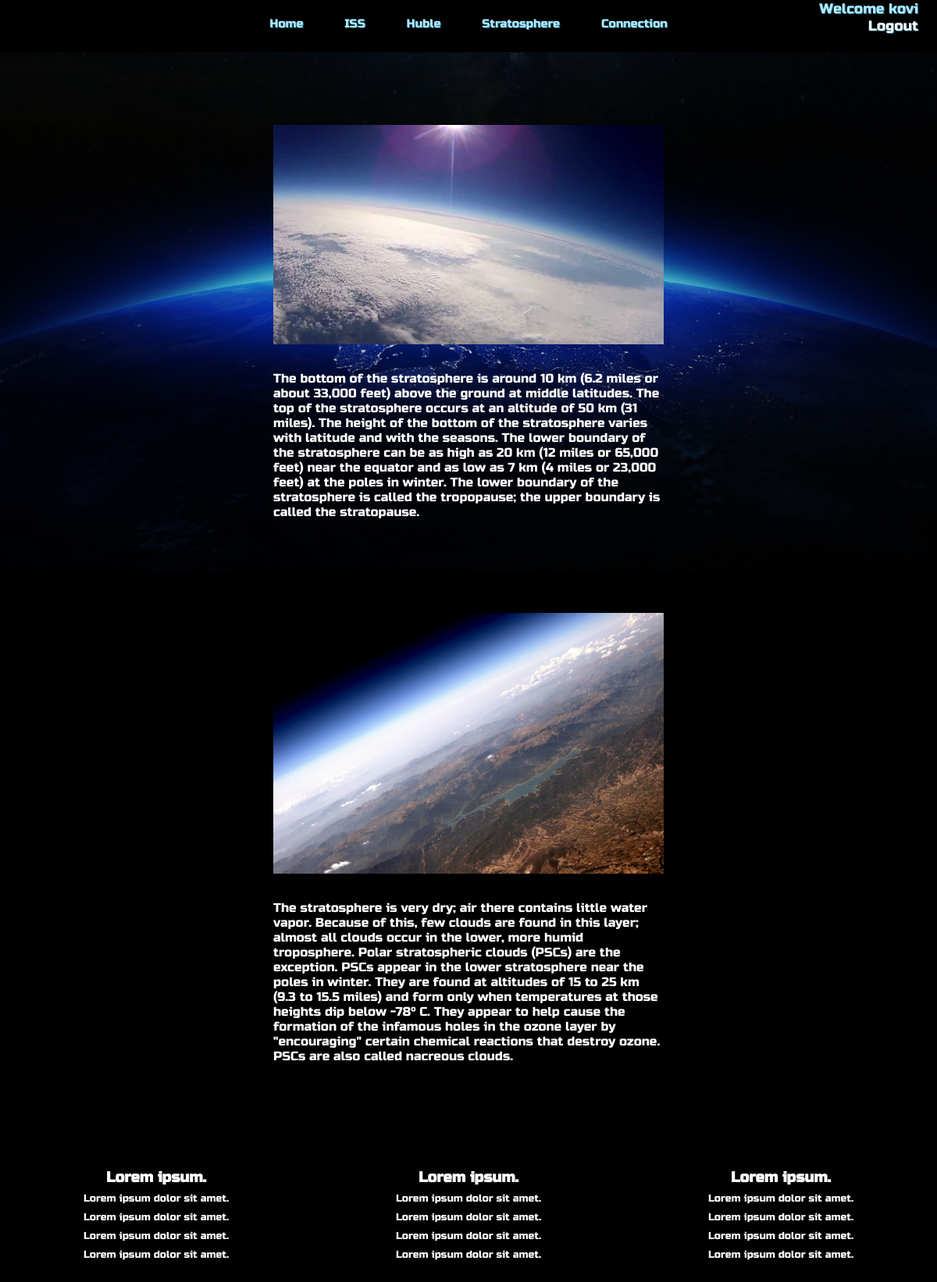
/stratosphere.php (signed in), run on the app's committed database.
### tables this page shows
CREATE TABLE IF NOT EXISTS `stratosphere` (
  `id` int(11) NOT NULL AUTO_INCREMENT,
  `img_name` varchar(50) NOT NULL,
  `text` text NOT NULL,
  PRIMARY KEY (`id`)
);

### stratosphereInfo.php (called while the page is built, shortened)
<?php
require_once './dbConn.php';
$result = mysqli_query($conn, "SELECT * FROM stratosphere");
    if(mysqli_num_rows($result) > 0)
    {
        $rows = mysqli_fetch_all($result);
    }

### stratosphere.php (the view, shortened to what this page needs)
<?php
require_once './stratosphereInfo.php';
?>
<!DOCTYPE html>
<html lang="hu">
<head>
    <link rel="stylesheet" href="assets/css/index.css">
    <link rel="stylesheet" href="assets/css/contact.css">
    <link rel="stylesheet" href="assets/css/stratosphere.css">
</head>
<body>
    <?php if(isset($_SESSION['felhasznalo']['id'])){ ?>
    <header>
        <div class="header-wrapper">
            <nav>
                <a href="./index.php">Home</a>
                <a href="./iss.php">ISS</a>
                <a href="./hubble.php">Huble</a>
                <a href="#">Stratosphere</a>
                <a href="./contact.php">Connection</a>
            </nav>
            <div class="logout">
                <p>Welcome <?php print($_SESSION['felhasznalo']['username']); ?></p>
                <a class="submit" href="./logout.php">Logout</a>
            </div>
        </div>
    </header>
    <main>
    <?php
        if(isset($rows))
       {
           foreach($rows as $key => $row)
          {
    ?>
   <div class="stratosphere_cards">
        <div class="card">
            <img src="./assets/img/<?php print($row[1]);?>.jpg" alt="Iss station">
            <p> <?php print($row[2]); ?></p>
        </div>
   </div>
   <?php
      }
   }
    ?>
    </main>
    <footer>
        <div class="footer-wrapper">
            <div class="footer-box">
                <ul>
                    <li>
                        <h3>Lorem ipsum.</h3>
                    </li>
                    <li><a href="">Lorem ipsum dolor sit amet.</a></li>
                    <li><a href="">Lorem ipsum dolor sit amet.</a></li>
                    <li><a href="">Lorem ipsum dolor sit amet.</a></li>
                    <li><a href="">Lorem ipsum dolor sit amet.</a></li>
                </ul>
            </div>
            <div class="footer-box">
                <ul>
                    <li>
                        <h3>Lorem ipsum.</h3>
                    </li>
                    <li><a href="">Lorem ipsum dolor sit amet.</a></li>
                    <li><a href="">Lorem ipsum dolor sit amet.</a></li>
                    <li><a href="">Lorem ipsum dolor sit amet.</a></li>
                    <li><a href="">Lorem ipsum dolor sit amet.</a></li>
                </ul>
            </div>
            <div class="footer-box">
                <ul>
                    <li>
                        <h3>Lorem ipsum.</h3>
                    </li>
                    <li><a href="">Lorem ipsum dolor sit amet.</a></li>
                    <li><a href="">Lorem ipsum dolor sit amet.</a></li>
                    <li><a href="">Lorem ipsum dolor sit amet.</a></li>
                    <li><a href="">Lorem ipsum dolor sit amet.</a></li>
                </ul>
            </div>
        </div>
    </footer>
    <?php
    }else{
        print('a megtekintéshez jelentkezzen be!');
    }
    ?>
</body></html>

### assets/css/index.css (style rules this page uses)
* { margin: 0; padding: 0; font-family: 'Russo One', sans-serif; color: #000; }
body { background-color: #000000; }
.header-wrapper { max-width: 100%; height: 800; position: relative; }
nav { position: absolute; margin-left: auto; margin-right: auto; left: 0; right: 0; top: 20px; text-align: center; height: 30px; }
nav a { margin: 10% 2%; font-size: 15px; text-shadow: 1px 1px #236D89; text-decoration: none; color: #AEE9FF; transition-property: all; transition-duration: 4s; }
.logout { position: absolute; display: flex; flex-wrap: wrap; text-align: end; width: auto; top: 5%; right: 2%; font-size: 18px; text-shadow: 1px 1px #236D89; text-decoration: none; color: #AEE9FF; }
.logout p, .logout a { width: 100%; font-size: 18px; text-shadow: 1px 1px #236D89; text-decoration: none; color: #AEE9FF; }
.logout a { color: #fff; }
.card:nth-child(odd) { max-width: 500px; height: 100%; margin: 10% auto; }
.card img { max-width: 100%; height: auto; }
.footer-wrapper { display: flex; justify-content: space-around; }
.footer-wrapper h3 { color: #FFF; }
.footer-box { width: 33%; height: 150px; padding: 10px 0 35px 0; }
.footer-box ul a { color: #FFF; align-items: center; text-decoration: none; font-size: 13px; }
.footer-box ul li { text-align: center; margin: 5px; }

### assets/css/contact.css (style rules this page uses)
header { height: 800px; width: 100%; background-position: center; background-repeat: no-repeat; background-size: contain; background-image: url(../img/header_img3.png); }

### assets/css/stratosphere.css (style rules this page uses)
.stratosphere_cards:first-child { max-width: 700px; height: auto; margin: -710px auto auto auto; }
.stratosphere_cards img { margin-bottom: 30px; }
.stratosphere_cards p { color: white; }

### data on the page
stratosphere: img_name (picture), text "The bottom of the stratosphere is around 10 km (6.2 miles or about 33,000 feet) above the ground at middle latitudes. The top of the stratosphere occurs at an altitude of 50 km (31 miles). The height of the bottom of the stratosphere varies with latitude and with the seasons. The lower boundary of the stratosphere can be as high as 20 km (12 miles or 65,000 feet) near the equator and as low as 7 km (4 miles or 23,000 feet) at the poles in winter. The lower boundary of the stratosphere is called the tropopause; the upper boundary is called the stratopause."
stratosphere: img_name (picture), text "The stratosphere is very dry; air there contains little water vapor. Because of this, few clouds are found in this layer; almost all clouds occur in the lower, more humid troposphere. Polar stratospheric clouds (PSCs) are the exception. PSCs appear in the lower stratosphere near the poles in winter. They are found at altitudes of 15 to 25 km (9.3 to 15.5 miles) and form only when temperatures at those heights dip below -78° C. They appear to help cause the formation of the infamous holes in the ozone layer by \"encouraging\" certain chemical reactions that destroy ozone. PSCs are also called nacreous clouds."

### other printed values
$_SESSION['felhasznalo']['username'] "kovi"
